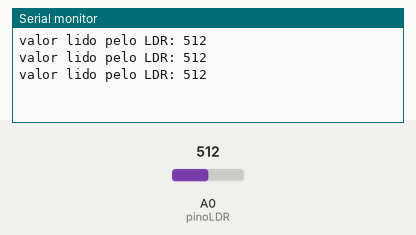
The sketch below on a simulated Arduino Uno, built with avr-gcc and run on an emulated ATmega328P. Parts: the last lines printed to the serial monitor. The inputs (shaded band) are chosen by the test bench; at power-on: A0 (pinoLDR) = 512.

Above: at 1.3 s.
1.4 s: A0 (pinoLDR) set to 716
At 1.9 s:
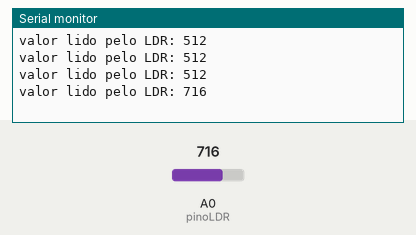
2.9 s: A0 (pinoLDR) set to 900
At 3.4 s:
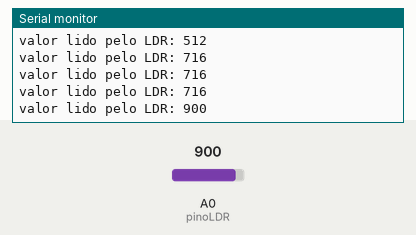
Timing chart, 0 to 5.9 s (numbered marks = the images above; inputs shaded):
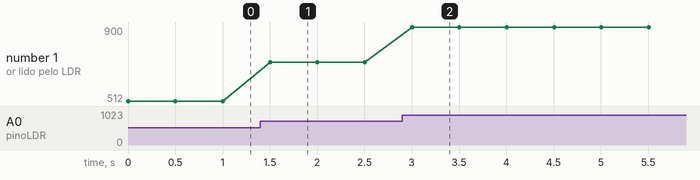

The sketch:

sketch_sensor_LDR.ino
```cpp
//Declaracao de variaveis
const int pinoLDR = 0;
int valorLDR = 0;

void setup() {
  //Abrindo conexao serial do Arduino com o computador
  Serial.begin(9600);
}

void loop() {
  //Lendo valor do sensor analogico LDR na porta ANALOG IN A0 do Arduino
  valorLDR = analogRead(pinoLDR);

  //Imprimindo o valor lido
  Serial.print("valor lido pelo LDR: ");
  Serial.println(valorLDR);

  //Aguardando meio segundo para a proxima leitura
  delay(500);
}
```

Measured:
- after the input at 1.4 s, the serial monitor: prints a new line after 0.10 s (image 1)
- after the input at 2.9 s, the serial monitor: prints a new line after 0.10 s (image 2)
- plotted number 1: 512 → 716 after the input at 1.4 s, 716 → 900 after the input at 2.9 s
